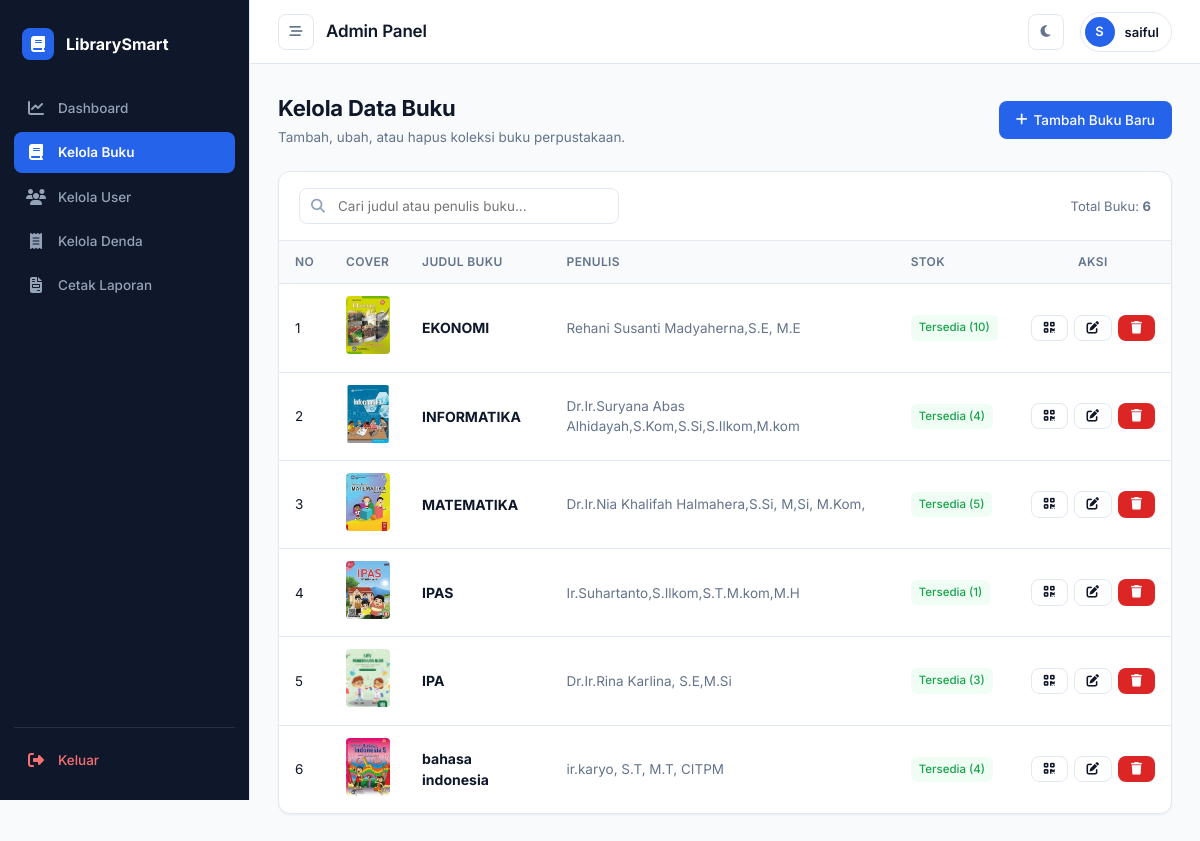
Screenshot of /admin.php?page=buku (signed in) with the database file from the repository.
### tables this page shows
CREATE TABLE `buku` (
  `id` int NOT NULL AUTO_INCREMENT,
  `judul` varchar(200) DEFAULT NULL,
  `penulis` varchar(100) DEFAULT NULL,
  `penerbit` varchar(100) DEFAULT NULL,
  `tahun` int DEFAULT NULL,
  `stok` int DEFAULT NULL,
  `gambar` varchar(255) DEFAULT NULL,
  PRIMARY KEY (`id`)
);

### views/admin/buku_admin.php (the view, shortened to what this page needs)
<?php
require_once __DIR__ . '/../../config/koneksi.php';
$data = mysqli_query($conn, "SELECT * FROM buku ORDER BY id DESC");
?>
<div class="page-header">
    <div class="header-title">
        <h2> Kelola Data Buku</h2>
        <p>Tambah, ubah, atau hapus koleksi buku perpustakaan.</p>
    </div>
    <a href="tambah_buku.php" class="btn btn-primary">
        <i class="fa-solid fa-plus"></i> Tambah Buku Baru
    </a>
</div>
<div class="table-card">
    <div style="padding: 16px 20px; border-bottom: 1px solid var(--border-color); display: flex; justify-content: space-between; align-items: center; flex-wrap: wrap; gap: 16px;">
        <div class="search-box" style="max-width: 320px;">
            <i class="fa-solid fa-magnifying-glass"></i>
            <input type="text" id="tableFilterInput" class="form-control" placeholder="Cari judul atau penulis buku...">
        </div>
        <span style="font-size: 13px; color: var(--text-muted);">Total Buku: <strong><?= mysqli_num_rows($data) ?></strong></span>
    </div>
    <div class="table-responsive">
        <table class="custom-table">
            <thead>
                <tr>
                    <th style="width: 50px;">No</th>
                    <th style="width: 70px;">Cover</th>
                    <th>Judul Buku</th>
                    <th>Penulis</th>
                    <th style="width: 120px;">Stok</th>
                    <th style="width: 120px; text-align: center;">Aksi</th>
                </tr>
            </thead>
            <tbody>
                <?php
                $no = 1;
                if(mysqli_num_rows($data) == 0):
                ?>
                    <tr>
                        <td colspan="6" style="text-align: center; padding: 30px; color: var(--text-muted);">
                            Belum ada data buku tersedia.
                        </td>
                    </tr>
                <?php
                else:
                    while($b = mysqli_fetch_assoc($data)):
                ?>
                    <tr>
                        <td><?= $no++ ?></td>
                        <td>
                            <img src="assets/img/<?= htmlspecialchars($b['gambar'] ?: 'default.jpg') ?>"
                                 style="width: 44px; height: 58px; object-fit: cover; border-radius: 4px;"
                                 onerror="this.src='assets/img/default.jpg'">
                        </td>
                        <td>
                            <strong style="color: var(--text-main); font-size: 14px;"><?= htmlspecialchars($b['judul']) ?></strong>
                        </td>
                        <td><span style="color: var(--text-muted);"><?= htmlspecialchars($b['penulis']) ?></span></td>
                        <td>
                            <?php if($b['stok'] > 0): ?>
                                <span class="badge badge-success">Tersedia (<?= $b['stok'] ?>)</span>
                            <?php else: ?>
                                <span class="badge badge-danger">Habis (0)</span>
                            <?php endif; ?>
                        </td>
                        <td style="text-align: center;">
                            <div style="display: flex; gap: 6px; justify-content: center;">
                                <button type="button"
                                        class="btn btn-secondary btn-sm"
                                        title="Lihat & Cetak QR Code"
                                        onclick="lihatQRCode('<?= $b['id'] ?>', '<?= htmlspecialchars(addslashes($b['judul'])) ?>', '<?= htmlspecialchars(addslashes($b['penulis'])) ?>')">
                                    <i class="fa-solid fa-qrcode"></i>
                                </button>
                                <a href="edit_buku.php?id=<?= $b['id'] ?>" class="btn btn-secondary btn-sm" title="Edit Buku">
                                    <i class="fa-solid fa-pen-to-square"></i>
                                </a>
                                <a href="hapus_buku.php?id=<?= $b['id'] ?>"
                                   class="btn btn-danger btn-sm"
                                   title="Hapus Buku"
                                   data-judul="<?= htmlspecialchars($b['judul'], ENT_QUOTES); ?>"
                                   onclick="return bukaKonfirmasi(this.href, 'Apakah Anda yakin ingin menghapus buku ' + this.getAttribute('data-judul') + '?', 'Hapus Buku', 'danger')">
                                    <i class="fa-solid fa-trash"></i>
                                </a>
                            </div>
                        </td>
                    </tr>
                <?php endwhile; endif; ?>
            </tbody>
        </table>
    </div>
</div>

### assets/css/style.css (style rules this page uses)
:root { --primary: #2563eb; --primary-hover: #1d4ed8; --primary-light: #eff6ff; --bg-main: #f8fafc; --bg-card: #ffffff; --bg-card-hover: #f1f5f9; --bg-sidebar: #0f172a; --bg-navbar: #ffffff; --text-main: #0f172a; --text-muted: #64748b; --text-dim: #94a3b8; --border-color: #e2e8f0; --border-highlight: #cbd5e1; --success: #16a34a; --success-bg: #f0fdf4; --warning: #d97706; --warning-bg: #fffbe6; --danger: #dc2626; --danger-bg: #fef2f2; --info: #0284c7; --info-bg: #f0f9ff; --shadow-sm: 0 1px 2px 0 rgba(0, 0, 0, 0.05); --shadow-md: 0 4px 6px -1px rgba(0, 0, 0, 0.05), 0 2px 4px -2px rgba(0, 0, 0, 0.05); --shadow-lg: 0 10px 15px -3px rgba(0, 0, 0, 0.07), 0 4px 6px -4px rgba(0, 0, 0, 0.05); --radius-sm: 6px; --radius-md: 8px; --radius-lg: 12px; --radius-full: 9999px; --transition: all 0.2s cubic-bezier(0.4, 0, 0.2, 1); }
* { margin: 0; padding: 0; box-sizing: border-box; font-family: 'Inter', -apple-system, BlinkMacSystemFont, sans-serif; }
body { background-color: var(--bg-main); color: var(--text-main); min-height: 100vh; display: flex; font-size: 14px; line-height: 1.5; -webkit-font-smoothing: antialiased; }
h1, h2, h3, h4, h5, h6 { font-weight: 600; color: var(--text-main); letter-spacing: -0.01em; }
a { color: inherit; text-decoration: none; }
.page-header { display: flex; justify-content: space-between; align-items: center; margin-bottom: 24px; flex-wrap: wrap; gap: 16px; }
.header-title h2 { font-size: 22px; font-weight: 700; }
.header-title p { color: var(--text-muted); font-size: 13.5px; margin-top: 2px; }
.btn { display: inline-flex; align-items: center; justify-content: center; gap: 6px; padding: 8px 16px; border-radius: var(--radius-md); font-size: 13.5px; font-weight: 500; border: 1px solid transparent; cursor: pointer; transition: var(--transition); text-decoration: none; }
.btn-primary { background: var(--primary); color: #ffffff; }
.btn-secondary { background: var(--bg-card); border-color: var(--border-color); color: var(--text-main); }
.btn-danger { background: var(--danger); color: #ffffff; }
.btn-sm { padding: 6px 12px; font-size: 12.5px; }
.form-control { width: 100%; padding: 9px 13px; background: var(--bg-card); border: 1px solid var(--border-color); border-radius: var(--radius-md); color: var(--text-main); font-size: 13.5px; outline: none; transition: var(--transition); }
.search-box { position: relative; width: 100%; }
.search-box i { position: absolute; left: 12px; top: 50%; transform: translateY(-50%); color: var(--text-dim); }
.search-box input { padding-left: 38px; }
.table-card { background: var(--bg-card); border: 1px solid var(--border-color); border-radius: var(--radius-lg); overflow: hidden; box-shadow: var(--shadow-sm); margin-bottom: 24px; }
.table-responsive { width: 100%; overflow-x: auto; }
.custom-table { width: 100%; border-collapse: collapse; text-align: left; }
.custom-table th { background: var(--bg-main); padding: 12px 16px; font-size: 12px; text-transform: uppercase; letter-spacing: 0.03em; color: var(--text-muted); border-bottom: 1px solid var(--border-color); font-weight: 600; }
.custom-table td { padding: 12px 16px; font-size: 13.5px; color: var(--text-main); border-bottom: 1px solid var(--border-color); vertical-align: middle; }
.custom-table tr:last-child td { border-bottom: none; }
.badge { display: inline-flex; align-items: center; gap: 4px; padding: 4px 8px; border-radius: var(--radius-sm); font-size: 11.5px; font-weight: 500; }
.badge-success { background: var(--success-bg); color: var(--success); }

### rows the page displays
buku: gambar (picture), judul "EKONOMI", penulis "Rehani Susanti Madyaherna,S.E, M.E", stok "10"
buku: gambar (picture), judul "INFORMATIKA", penulis "Dr.Ir.Suryana Abas Alhidayah,S.Kom,S.Si,S.Ilkom,M.kom", stok "4"
buku: gambar (picture), judul "MATEMATIKA", penulis "Dr.Ir.Nia Khalifah Halmahera,S.Si, M,Si, M.Kom,", stok "5"
buku: gambar (picture), judul "IPAS", penulis "Ir.Suhartanto,S.Ilkom,S.T.M.kom,M.H", stok "1"
buku: gambar (picture), judul "IPA", penulis "Dr.Ir.Rina Karlina, S.E,M.Si", stok "3"
buku: gambar (picture), judul "bahasa indonesia", penulis "ir.karyo, S.T, M.T, CITPM", stok "4"

### other values shown
substr($_SESSION['nama'] ?? 'A', 0, 1) "S"
$_SESSION['nama'] "saiful"
mysqli_num_rows($data) "6"
